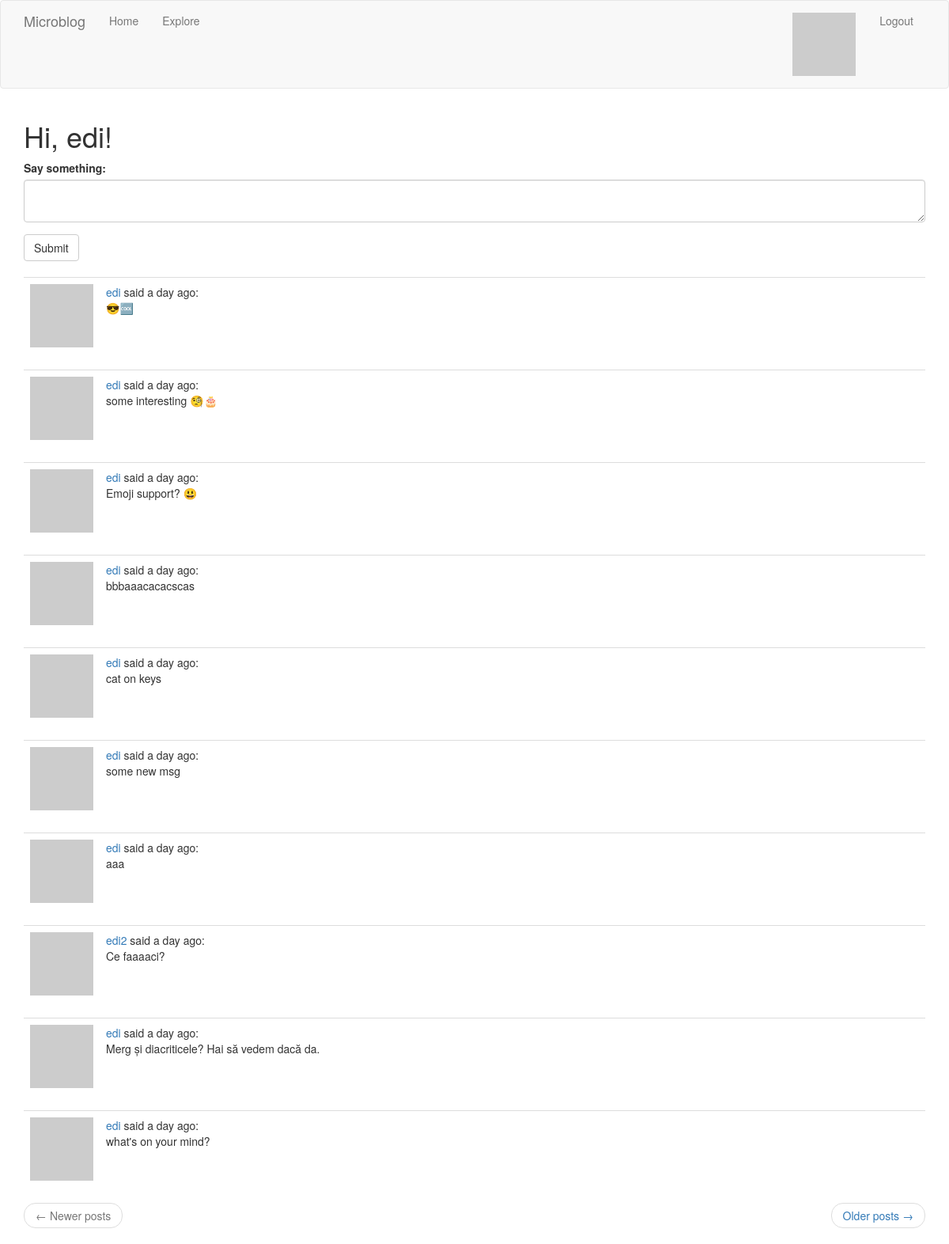
Before: /index (signed in) with the older database file.
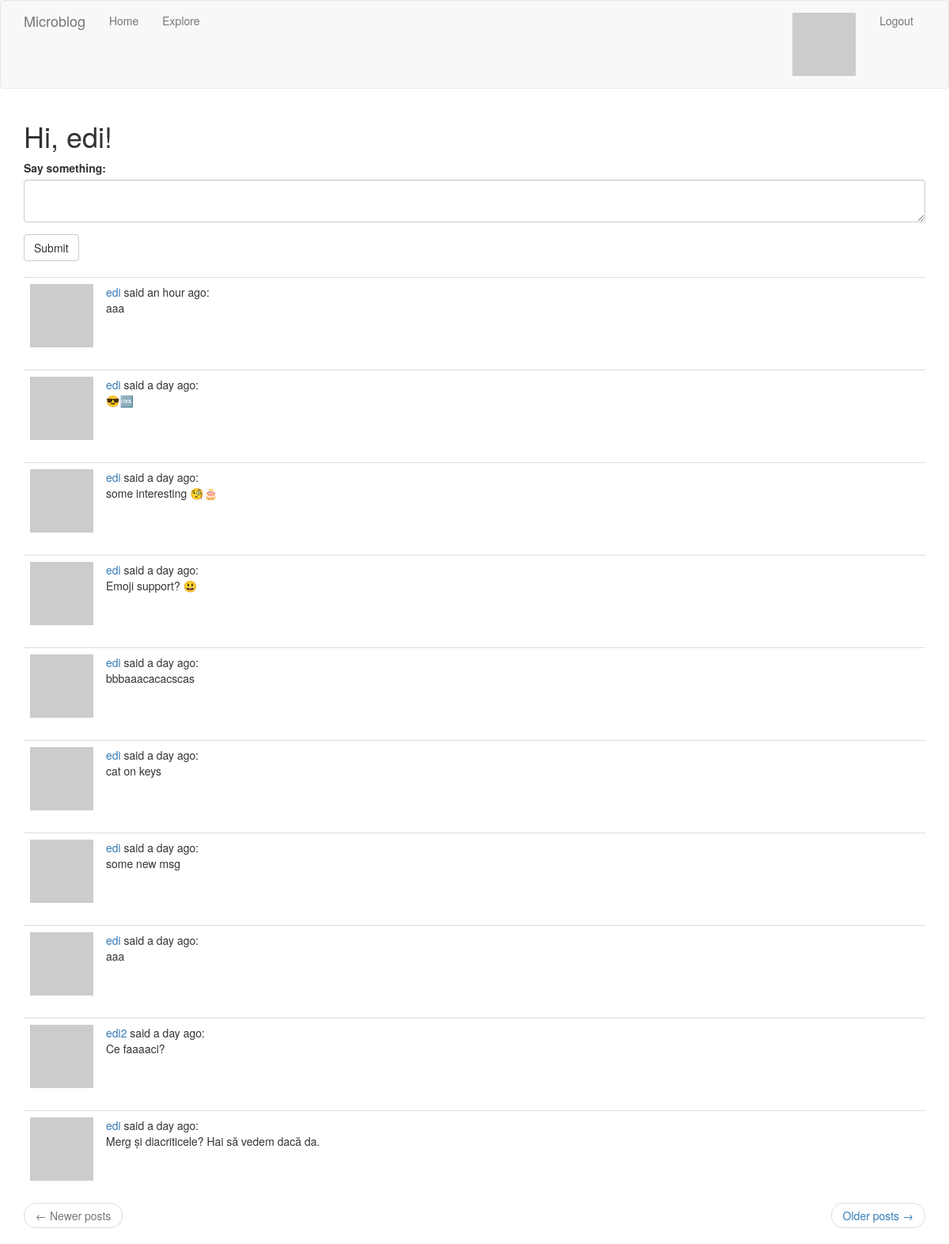
After: the same page with the newer database file.
### app/models.py (models this page shows, shortened)
class Post(db.Model):
    id = db.Column(db.Integer, primary_key=True)
    body = db.Column(db.String(140))
    timestamp = db.Column(db.DateTime, index=True, default=datetime.utcnow)
    user_id = db.Column(db.Integer, db.ForeignKey("user.id"))

class User(UserMixin, db.Model):
    id = db.Column(db.Integer, primary_key=True)
    username = db.Column(db.String(64), index=True, unique=True)
    email = db.Column(db.String(120), index=True, unique=True)
    password_hash = db.Column(db.String(128))
    """
    user.posts will retrieve all the Posts made by this User
    post.author will retrieve the User that made the Post
    """
    posts = db.relationship("Post", backref="author", lazy="dynamic")
    about_me = db.Column(db.String(140))
    last_seen = db.Column(db.DateTime, default = datetime.utcnow)
    """
    Define many-to-many relationship between User instances.
    user1 = user2 has the meaning of: user1 is following user2
        * secondary = sets association table defined above
        * primaryjoin = links follower with association table
        * secondaryjoin = links followed with association table
    """
    followed = db.relationship(
        "User", secondary = followers,
        primaryjoin=(followers.c.follower_id == id),
        secondaryjoin=(followers.c.followed_id == id),
        backref=db.backref("followers", lazy = "dynamic"), lazy = "dynamic")
    def avatar(self, size):
        digest = md5(self.email.lower().encode("utf-8")).hexdigest()
        return "https://www.gravatar.com/avatar/{}?d=identicon&s={}".format(digest, size)
    def followed_posts(self):
        posts_followed = Post.query.join(followers, (followers.c.followed_id == Post.user_id))\
                                   .filter(followers.c.follower_id == self.id)
        posts_owned = Post.query.filter_by(user_id = self.id)
        return posts_followed.union(posts_owned).order_by(Post.timestamp.desc())

### app/routes.py (the view)
@app.route("/", methods = ["GET", "POST"])
@app.route("/index", methods = ["GET", "POST"])
@login_required
def index():
    form = PostForm()
    if form.validate_on_submit():
        post = Post(body = form.post.data, author = current_user)
        db.session.add(post)
        db.session.commit()
        flash(_T("Your post has been saved"))
        return redirect(url_for("index"))
    page = request.args.get(key = 'page', default = 1, type = int)
    ret_404_on_empty_range = False
    posts = current_user.followed_posts().paginate(page, app.config['POSTS_PER_PAGE'], ret_404_on_empty_range)
    next_url = url_for("index", page = posts.next_num)\
            if posts.has_next else None
    prev_url = url_for("index", page = posts.prev_num)\
            if posts.has_prev else None
    return render_template("index.html", title = "Home", form = form,
            posts = posts.items, next_url = next_url, prev_url = prev_url)

### app/forms.py
class PostForm(FlaskForm):
    post = TextAreaField(_LT("Say something:"), validators = [DataRequired(), Length(min = 1, max = 140)])
    submit = SubmitField(_LT("Submit"))

### app/models.py (called while the page is built)
@login.user_loader
def load_user(id):
    return User.query.get(int(id))

### app/routes.py (called while the page is built)
@app.before_request
def before_request():
    if current_user.is_authenticated:
        current_user.last_seen = datetime.utcnow()
        db.session.commit()
    g.locale = str(get_locale())

### app/templates/index.html (shortened to what this page needs)
{% extends "base.html" %}
{% import "bootstrap/wtf.html" as wtf %}
{% block app_content %}
    <h1>{{ _("Hi,")}} {{ current_user.username }}!</h1>
    {% if form %}
        <div class = "row">
            <div class = "col-md-12">
                {{ wtf.quick_form(form) }}
            </div>
        </div>
    {% endif %}
    {% include "paginated_posts.html" %}
{% endblock %}

### app/templates/sub_post.html
<table class="table table-hover">
    <tr>
        <td class="col-xs-1">
            <a href={{url_for("user", username = post.author.username)}}>
                <img src="{{ post.author.avatar(64) }}" />
            </a>
        </td>
        <td class = "col-xs-11">
            <a href={{url_for("user", username = post.author.username)}}>
                {{ post.author.username }}
            </a>
            {{ _("said")}} {{ moment(post.timestamp).fromNow() }}:<br>{{ post.body }}
        </td>
    </tr>
</table>

Changed rows visible on the page:
no longer on this page (row unchanged): Post: author.username "edi", timestamp "a day ago", body "what's on your mind?"
added Post: author.username "edi", timestamp "an hour ago", body "aaa"
